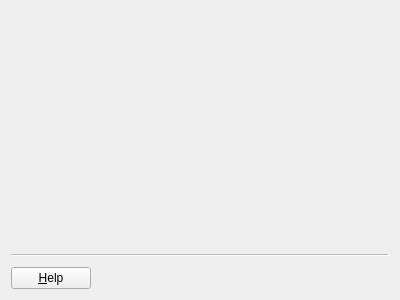
<?xml version="1.0" encoding="UTF-8"?>
<ui version="4.0">
 <class>SetupWizard</class>
 <widget class="QWizard" name="SetupWizard">
  <property name="geometry">
   <rect>
    <x>0</x>
    <y>0</y>
    <width>400</width>
    <height>300</height>
   </rect>
  </property>
  <property name="options">
   <set>QWizard::HaveHelpButton|QWizard::NoBackButtonOnLastPage|QWizard::NoBackButtonOnStartPage|QWizard::NoCancelButtonOnLastPage|QWizard::NoDefaultButton</set>
  </property>
 </widget>
 <resources/>
 <connections/>
</ui>
